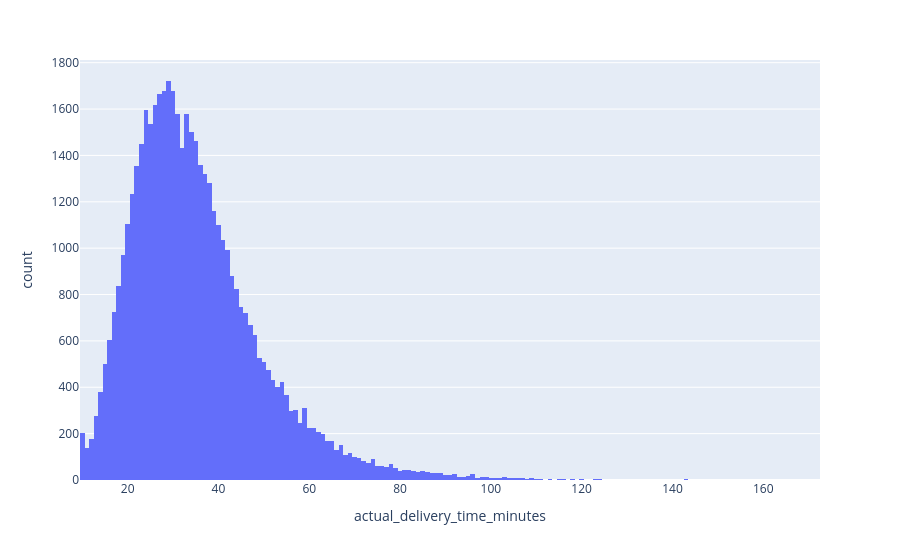

This figure's notebook cell:
### Code cell
px.histogram(data_frame= df, x= 'actual_delivery_time_minutes')

### Figure 1 — Plotly figure (JSON) as saved in the notebook; plotly's stock layout.template omitted (floating-point values rounded to 4 significant figures; data arrays with more than 128 entries replaced by an {"elided": "..."} marker saying what was removed)
{"data": [{"bingroup": "x", "hovertemplate": "actual_delivery_time_minutes=%{x}<br>count=%{y}<extra></extra>", "legendgroup": "", "marker": {"color": "#636efa", "pattern": {"shape": ""}}, "name": "", "orientation": "v", "showlegend": false, "type": "histogram", "x": {"elided": "49132 float values"}, "xaxis": "x", "yaxis": "y"}], "layout": {"barmode": "relative", "legend": {"tracegroupgap": 0}, "margin": {"t": 60}, "xaxis": {"anchor": "y", "domain": [0, 1], "title": {"text": "actual_delivery_time_minutes"}}, "yaxis": {"anchor": "x", "domain": [0, 1], "title": {"text": "count"}}}}
